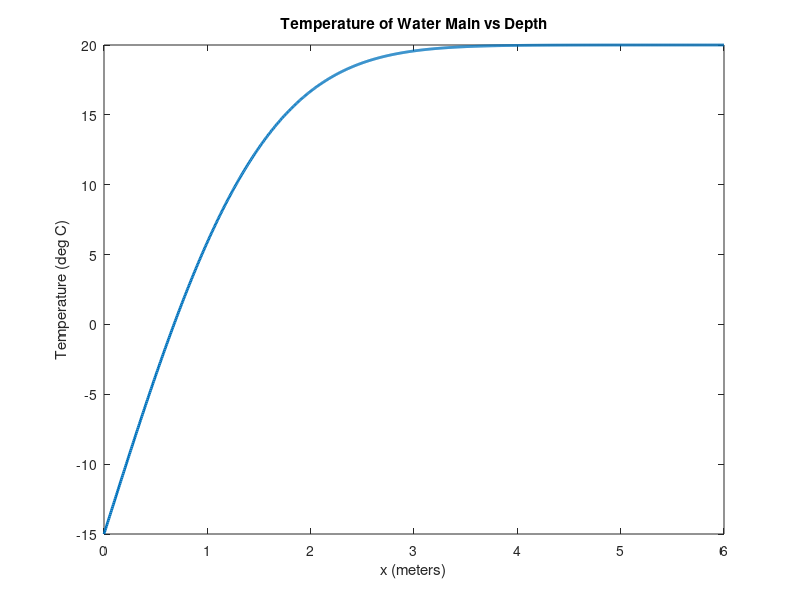

Write MATLAB code to recreate this figure. (Note: this script raises an error after producing the figure.)
%%
% Problem 2 driver
% Author: Caleb Jacobs
% Date last modified: 09-09-2021
format longE

%% Function parameters
Ti = 20;                % Initial soil temperature [deg C]
Ts = -15;               % Surrounding temperature [deg C]
alpha  = 0.138e-6;      % Thermal conductivety [meters^2/seconds]
t = 5184000;            % Time after cold snap [seconds]

%% Function Definitions
f   = @(x) erf(x / (2 * sqrt(alpha * t))) * (Ti - Ts) + Ts;
df  = @(x) ((Ti - Ts) / sqrt(pi * alpha * t)) * exp(-x.^2 / (4 * alpha * t));

%% Simulation parameters
x0 = 0.01;              % Newton's method initial guess
a = 0;                  % Initial left bound of bisection interval
b = 6;                  % Initial right bound of bisection interval
tol  = 1e-13;           % Stopping tolerance
maxIts = 100;           % Maximum iterations allowed

%% Plot the temperature function
X = linspace(0, 6, 1000);
plot(X, f(X), 'LineWidth', 2)
xlabel('x (meters)')
ylabel('Temperature (deg C)')
title('Temperature of Water Main vs Depth')

%% Run each method!
newton(x0, f, df, maxIts, tol, 0.6769)

bisection(a, b, f, tol, maxIts, 0.6769)